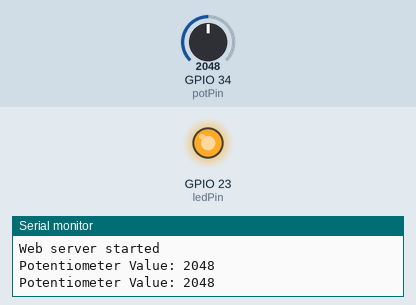
Simulated run of this sketch. Board: ESP32. Parts: output pins drawn as LEDs (lit = HIGH), the last lines printed to the serial monitor. The inputs (shaded band) are chosen by the test bench; at power-on: GPIO 34 (potPin) = 2048.

Above: at 3.8 s.
3.9 s: GPIO 34 (potPin) set to 0
7.9 s: GPIO 34 (potPin) set to 491
At 8.51 s:
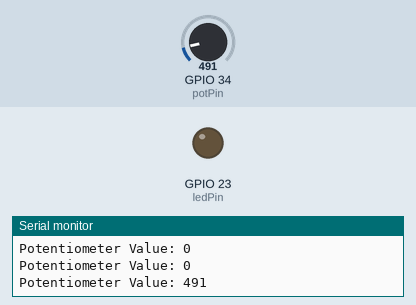
Timing chart, 0 to 18.3 s (numbered marks = the images above; inputs shaded):
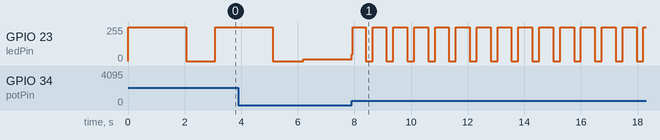

The sketch:

WiFi_WebserverLEDRate.ino
```cpp
#include <WiFi.h>
#include <WebServer.h>

// AP credentials
const char* ssid = "dullyESP32";
const char* password = "th3dully";

// Static IP configuration
IPAddress local_IP(192, 168, 1, 22);
IPAddress gateway(192, 168, 1, 5);
IPAddress subnet(255, 255, 255, 0);

// Pin Definitions
const int ledPin = 23;
const int potPin = 34;

// Web server on port 80
WebServer server(80);

// HTML page with JavaScript to display potentiometer value
String HTML = R"rawliteral(
  <!DOCTYPE html>
  <html>
    <head>
      <title>ESP32 LED Rate</title>
      <style>
        body { font-family: Arial; text-align: center; padding-top: 50px; }
        h1 { font-size: 8vw; margin: 0 auto; }
        #potValue { font-size: 5vw; margin-top: 20px; }
      </style>
    </head>
    <body>
      <h1>ESP32 LED Rate</h1>
      <div id="potValue">Reading...</div>

      <script>
        function updatePotValue() {
          fetch('/pot')
            .then(response => response.text())
            .then(data => {
              document.getElementById('potValue').innerText = "Potentiometer Value: " + data;
            });
        }

        setInterval(updatePotValue, 1000); // Update every second
        updatePotValue(); // Initial call
      </script>
    </body>
  </html>
)rawliteral";

void setup() {
  Serial.begin(115200);

  pinMode(ledPin, OUTPUT);
  pinMode(potPin, INPUT);

  // Setup access point
  WiFi.softAPConfig(local_IP, gateway, subnet);
  WiFi.softAP(ssid, password);
  Serial.print("Access Point IP address: ");
  Serial.println(WiFi.softAPIP());

  // Serve HTML page at "/"
  server.on("/", []() {
    server.send(200, "text/html", HTML);
  });

  // Serve potentiometer value at "/pot"
  server.on("/pot", []() {
    int potValue = analogRead(potPin);
    server.send(200, "text/plain", String(potValue));
  });

  server.begin();
  Serial.println("Web server started");
}

void loop() {
  server.handleClient();

  // Read potentiometer value and blink LED
  int potValue = analogRead(potPin);
  Serial.print("Potentiometer Value: ");
  Serial.println(potValue);

  digitalWrite(ledPin, HIGH);
  delay(potValue);
  digitalWrite(ledPin, LOW);
  delay(potValue / 2);
}


/*
 ____        _ _
|  _ \ _   _| | |_   _
| | | | | | | | | | | |
| |_| | |_| | | | |_| |
|____/ \__,_|_|_|\__, |
                 |___/
*/
```

Measured:
- after the input at 7.9 s, GPIO 23 (ledPin): 13/255 → 49/255 at once, then repeats every 0.69 s: 255/255 0.44 s, 0/255 0.25 s
